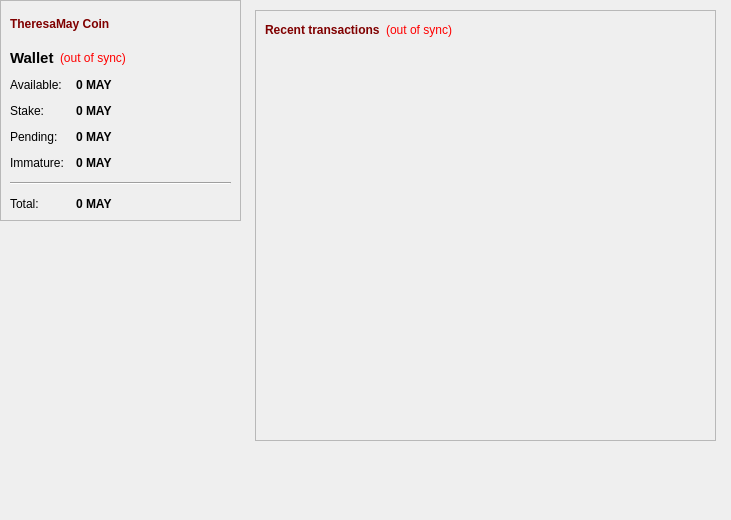
<?xml version="1.0" encoding="UTF-8"?>
<ui version="4.0">
 <class>OverviewPage</class>
 <widget class="QWidget" name="OverviewPage">
  <property name="geometry">
   <rect>
    <x>0</x>
    <y>0</y>
    <width>731</width>
    <height>520</height>
   </rect>
  </property>
  <property name="windowTitle">
   <string>Form</string>
  </property>
  <property name="styleSheet">
   <string notr="true">QListView { background: transparent; }</string>
  </property>
  <widget class="QFrame" name="frame_2">
   <property name="geometry">
    <rect>
     <x>255</x>
     <y>10</y>
     <width>461</width>
     <height>431</height>
    </rect>
   </property>
   <property name="frameShape">
    <enum>QFrame::StyledPanel</enum>
   </property>
   <property name="frameShadow">
    <enum>QFrame::Raised</enum>
   </property>
   <layout class="QVBoxLayout" name="verticalLayout">
    <item>
     <layout class="QHBoxLayout" name="horizontalLayout_2">
      <item>
       <widget class="QLabel" name="label_4">
        <property name="text">
         <string>&lt;html&gt;&lt;head/&gt;&lt;body&gt;&lt;p&gt;&lt;span style=&quot;color:maroon;font-weight:700;&quot;&gt;Recent transactions&lt;/span&gt;&lt;/p&gt;&lt;/body&gt;&lt;/html&gt;</string>
        </property>
       </widget>
      </item>
      <item>
       <widget class="QLabel" name="labelTransactionsStatus">
        <property name="toolTip">
         <string>The displayed information may be out of date. Your wallet automatically synchronizes with the TheresaMay network after a connection is established, but this process has not completed yet.</string>
        </property>
        <property name="styleSheet">
         <string notr="true">QLabel { color: red; }</string>
        </property>
        <property name="text">
         <string notr="true">(out of sync)</string>
        </property>
        <property name="alignment">
         <set>Qt::AlignRight|Qt::AlignTrailing|Qt::AlignVCenter</set>
        </property>
       </widget>
      </item>
      <item>
       <spacer name="horizontalSpacer">
        <property name="orientation">
         <enum>Qt::Horizontal</enum>
        </property>
        <property name="sizeHint" stdset="0">
         <size>
          <width>40</width>
          <height>20</height>
         </size>
        </property>
       </spacer>
      </item>
     </layout>
    </item>
    <item>
     <layout class="QVBoxLayout" name="verticalLayout_3">
      <item>
       <spacer name="verticalSpacer_2">
        <property name="orientation">
         <enum>Qt::Vertical</enum>
        </property>
        <property name="sizeHint" stdset="0">
         <size>
          <width>20</width>
          <height>40</height>
         </size>
        </property>
       </spacer>
      </item>
     </layout>
    </item>
    <item>
     <widget class="QListView" name="listTransactions">
      <property name="styleSheet">
       <string notr="true">QListView { background: transparent; }</string>
      </property>
      <property name="frameShape">
       <enum>QFrame::NoFrame</enum>
      </property>
      <property name="verticalScrollBarPolicy">
       <enum>Qt::ScrollBarAlwaysOff</enum>
      </property>
      <property name="horizontalScrollBarPolicy">
       <enum>Qt::ScrollBarAlwaysOff</enum>
      </property>
      <property name="selectionMode">
       <enum>QAbstractItemView::NoSelection</enum>
      </property>
     </widget>
    </item>
   </layout>
  </widget>
  <widget class="QFrame" name="frame">
   <property name="geometry">
    <rect>
     <x>0</x>
     <y>0</y>
     <width>241</width>
     <height>221</height>
    </rect>
   </property>
   <property name="styleSheet">
    <string notr="true">QListView { background: transparent; }</string>
   </property>
   <property name="frameShape">
    <enum>QFrame::StyledPanel</enum>
   </property>
   <property name="frameShadow">
    <enum>QFrame::Raised</enum>
   </property>
   <layout class="QVBoxLayout" name="verticalLayout_4">
    <item>
     <layout class="QVBoxLayout" name="verticalLayout_2">
      <item>
       <widget class="QLabel" name="label_7">
        <property name="text">
         <string>&lt;html&gt;&lt;head/&gt;&lt;body&gt;&lt;p&gt;&lt;span style=&quot; color:maroon;font-weight:700;&quot;&gt;TheresaMay Coin&lt;/span&gt;&lt;/p&gt;&lt;/body&gt;&lt;/html&gt;</string>
        </property>
        <property name="margin">
         <number>0</number>
        </property>
       </widget>
      </item>
     </layout>
    </item>
    <item>
     <layout class="QHBoxLayout" name="horizontalLayout_4">
      <item>
       <widget class="QLabel" name="label_5">
        <property name="font">
         <font>
          <pointsize>11</pointsize>
          <weight>75</weight>
          <bold>true</bold>
         </font>
        </property>
        <property name="text">
         <string>Wallet</string>
        </property>
       </widget>
      </item>
      <item>
       <widget class="QLabel" name="labelWalletStatus">
        <property name="toolTip">
         <string>The displayed information may be out of date. Your wallet automatically synchronizes with the TheresaMay network after a connection is established, but this process has not completed yet.</string>
        </property>
        <property name="styleSheet">
         <string notr="true">QLabel { color: red; }</string>
        </property>
        <property name="text">
         <string notr="true">(out of sync)</string>
        </property>
        <property name="alignment">
         <set>Qt::AlignLeading|Qt::AlignLeft|Qt::AlignVCenter</set>
        </property>
       </widget>
      </item>
      <item>
       <spacer name="horizontalSpacer_2">
        <property name="orientation">
         <enum>Qt::Horizontal</enum>
        </property>
        <property name="sizeHint" stdset="0">
         <size>
          <width>40</width>
          <height>20</height>
         </size>
        </property>
       </spacer>
      </item>
     </layout>
    </item>
    <item>
     <layout class="QFormLayout" name="formLayout_2">
      <property name="fieldGrowthPolicy">
       <enum>QFormLayout::AllNonFixedFieldsGrow</enum>
      </property>
      <property name="horizontalSpacing">
       <number>12</number>
      </property>
      <property name="verticalSpacing">
       <number>12</number>
      </property>
      <item row="0" column="0">
       <widget class="QLabel" name="label">
        <property name="text">
         <string>Available:</string>
        </property>
       </widget>
      </item>
      <item row="0" column="1">
       <widget class="QLabel" name="labelBalance">
        <property name="font">
         <font>
          <weight>75</weight>
          <bold>true</bold>
         </font>
        </property>
        <property name="cursor">
         <cursorShape>IBeamCursor</cursorShape>
        </property>
        <property name="toolTip">
         <string>Your current spendable balance</string>
        </property>
        <property name="text">
         <string notr="true">0 MAY</string>
        </property>
        <property name="textInteractionFlags">
         <set>Qt::LinksAccessibleByMouse|Qt::TextSelectableByKeyboard|Qt::TextSelectableByMouse</set>
        </property>
       </widget>
      </item>
      <item row="1" column="0">
       <widget class="QLabel" name="label_6">
        <property name="text">
         <string>Stake:</string>
        </property>
       </widget>
      </item>
      <item row="1" column="1">
       <widget class="QLabel" name="labelStake">
        <property name="font">
         <font>
          <weight>75</weight>
          <bold>true</bold>
         </font>
        </property>
        <property name="cursor">
         <cursorShape>IBeamCursor</cursorShape>
        </property>
        <property name="toolTip">
         <string>Total of coins that was staked, and do not yet count toward the current balance</string>
        </property>
        <property name="text">
         <string notr="true">0 MAY</string>
        </property>
        <property name="textInteractionFlags">
         <set>Qt::LinksAccessibleByMouse|Qt::TextSelectableByKeyboard|Qt::TextSelectableByMouse</set>
        </property>
       </widget>
      </item>
      <item row="2" column="0">
       <widget class="QLabel" name="label_3">
        <property name="text">
         <string>Pending:</string>
        </property>
       </widget>
      </item>
      <item row="3" column="0">
       <widget class="QLabel" name="labelImmatureText">
        <property name="text">
         <string>Immature:</string>
        </property>
       </widget>
      </item>
      <item row="3" column="1">
       <widget class="QLabel" name="labelImmature">
        <property name="font">
         <font>
          <weight>75</weight>
          <bold>true</bold>
         </font>
        </property>
        <property name="toolTip">
         <string>Mined balance that has not yet matured</string>
        </property>
        <property name="text">
         <string notr="true">0 MAY</string>
        </property>
        <property name="textInteractionFlags">
         <set>Qt::LinksAccessibleByMouse|Qt::TextSelectableByKeyboard|Qt::TextSelectableByMouse</set>
        </property>
       </widget>
      </item>
      <item row="4" column="0" colspan="2">
       <widget class="Line" name="line">
        <property name="orientation">
         <enum>Qt::Horizontal</enum>
        </property>
       </widget>
      </item>
      <item row="5" column="0">
       <widget class="QLabel" name="labelTotalText">
        <property name="text">
         <string>Total:</string>
        </property>
       </widget>
      </item>
      <item row="5" column="1">
       <widget class="QLabel" name="labelTotal">
        <property name="font">
         <font>
          <weight>75</weight>
          <bold>true</bold>
         </font>
        </property>
        <property name="cursor">
         <cursorShape>IBeamCursor</cursorShape>
        </property>
        <property name="toolTip">
         <string>Your current total balance</string>
        </property>
        <property name="text">
         <string notr="true">0 MAY</string>
        </property>
        <property name="textInteractionFlags">
         <set>Qt::LinksAccessibleByMouse|Qt::TextSelectableByKeyboard|Qt::TextSelectableByMouse</set>
        </property>
       </widget>
      </item>
      <item row="2" column="1">
       <widget class="QLabel" name="labelUnconfirmed">
        <property name="font">
         <font>
          <weight>75</weight>
          <bold>true</bold>
         </font>
        </property>
        <property name="cursor">
         <cursorShape>IBeamCursor</cursorShape>
        </property>
        <property name="toolTip">
         <string>Total of transactions that have yet to be confirmed, and do not yet count toward the current balance</string>
        </property>
        <property name="text">
         <string notr="true">0 MAY</string>
        </property>
        <property name="textInteractionFlags">
         <set>Qt::LinksAccessibleByMouse|Qt::TextSelectableByKeyboard|Qt::TextSelectableByMouse</set>
        </property>
       </widget>
      </item>
     </layout>
    </item>
   </layout>
  </widget>
 </widget>
 <resources/>
 <connections/>
</ui>
